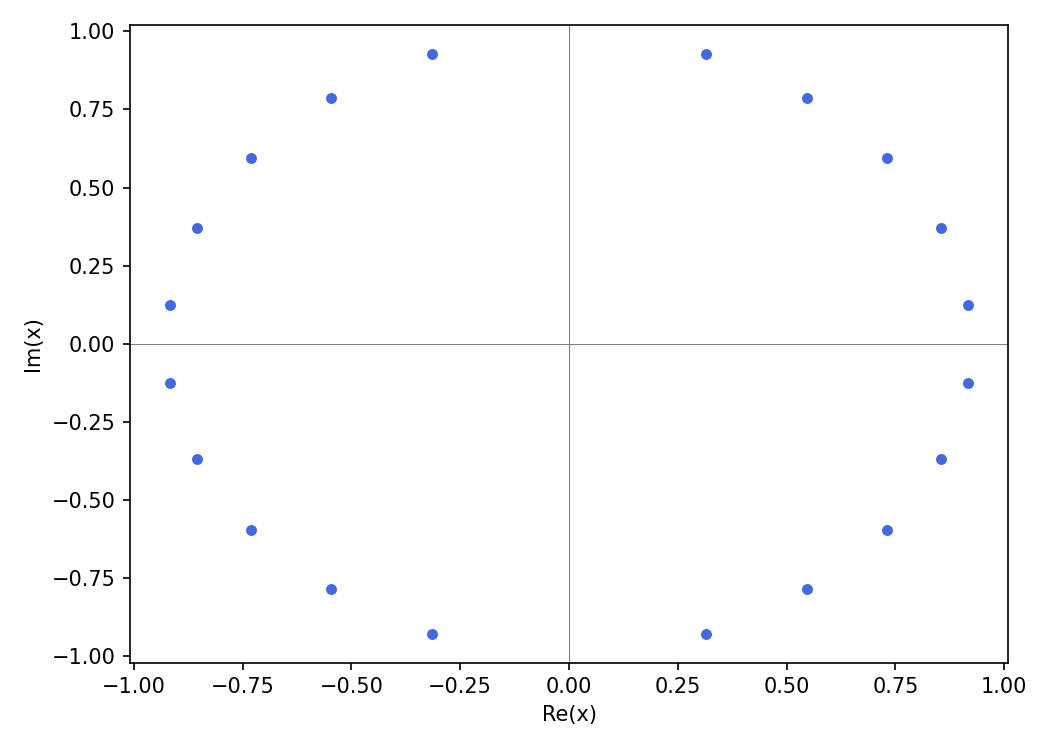

The script that saved this image:
"""Row-N zeros for MP lambda=3/4 family.

p_N(x) = sum_{k=0}^{N} c_{N,k} * Qhat_k(x)

where the MP polynomials Q_n satisfy:
  (n+1) Q_{n+1} = 2x Q_n - (n + 1/2) Q_{n-1}
  Q_0 = 1, Q_1 = 2x

(This is the lambda=3/4 version: the recurrence coefficient changes to n+2lambda-1 = n+1/2.)

Weight W(x) = |Gamma(3/4 + ix)|^2.
Matching: c_{N,k} = int Q_N Q_k W^{3/2} dx / (nrm34_N * nrm34_k).

Since zeros are invariant under overall (k-independent) factor 1/nrm34_N:
  eff. coeff: int Q_N Q_k W^{3/2} dx / nrm34_k.

Target: N=20.
"""
import mpmath as mp
import matplotlib
matplotlib.use("Agg")
import matplotlib.pyplot as plt
from fractions import Fraction
import pickle
import os

mp.mp.dps = 80

NODES = list(range(0, 21, 2)) + [25, 30, 40, 50]
N_TARGET = 20
CACHE_FILE = f"mp34_rowN_{N_TARGET}_cache.pkl"
CACHE_NRMS = f"mp34_nrms_{N_TARGET}.pkl"


def W34(x):
    """Weight for lambda=3/4."""
    g = mp.gamma(mp.mpf(3) / 4 + 1j * x)
    return (g * mp.conj(g)).real


def quadW_half(f):
    """2 * int_0^inf f(x) dx for even integrand."""
    return 2 * mp.quad(f, NODES)


def mp34_poly_coeffs(nmax):
    """Monomial Fraction coefficients of Q_0..Q_nmax (lambda=3/4).
    Recurrence: (n+1) Q_{n+1} = 2x Q_n - (n + 1/2) Q_{n-1}.
    """
    polys = [[Fraction(1)], [Fraction(0), Fraction(2)]]
    for n in range(1, nmax):
        pn, pm = polys[n], polys[n - 1]
        nxt = [Fraction(0)] * (n + 2)
        for j, c in enumerate(pn):
            nxt[j + 1] += 2 * c
        for j, c in enumerate(pm):
            # coefficient is -(n + 2*lambda - 1) = -(n + 1/2) for lambda=3/4
            nxt[j] -= (Fraction(n) + Fraction(1, 2)) * c
        polys.append([x / (n + 1) for x in nxt])
    return polys


def evalQ(n, x):
    """Evaluate Q_n(x) via recurrence (lambda=3/4)."""
    p0, p1 = mp.mpf(1), 2 * x
    if n == 0:
        return p0
    if n == 1:
        return p1
    for j in range(1, n):
        p0, p1 = p1, (2 * x * p1 - (j + mp.mpf(1) / 2) * p0) / (j + 1)
    return p1


print(f"Computing norms nrm34_k for k=0..{N_TARGET}...")
if os.path.exists(CACHE_NRMS):
    with open(CACHE_NRMS, 'rb') as f:
        nrm34 = pickle.load(f)
    print(f"  Loaded {len(nrm34)} norms from cache")
else:
    nrm34 = []
    for k in range(N_TARGET + 1):
        v = quadW_half(lambda x, k=k: evalQ(k, x) ** 2 * W34(x))
        nrm34.append(v)
        if k % 5 == 0:
            print(f"  nrm34[{k}] = {mp.nstr(v, 8)}")
    with open(CACHE_NRMS, 'wb') as f:
        pickle.dump(nrm34, f)
    print(f"  Saved {CACHE_NRMS}")

print(f"\nComputing row-{N_TARGET} coefficients for lambda=3/4...")
if os.path.exists(CACHE_FILE):
    with open(CACHE_FILE, 'rb') as f:
        b_row = pickle.load(f)
    print(f"  Loaded {len(b_row)} coefficients from cache")
else:
    w32 = mp.mpf(3) / 2
    b_row = []
    for k in range(N_TARGET + 1):
        # Parity: Q_n has parity (-1)^n, W34 is even, so b_{N,k}=0 if N+k odd
        if (N_TARGET + k) % 2 == 1:
            b_row.append(mp.mpf(0))
            continue
        v = quadW_half(lambda x, k=k: evalQ(N_TARGET, x) * evalQ(k, x) * mp.power(W34(x), w32))
        b_row.append(v / nrm34[k])
        if k % 5 == 0:
            print(f"  b_{{{N_TARGET},{k}}} = {mp.nstr(b_row[-1], 8)}")
    with open(CACHE_FILE, 'wb') as f:
        pickle.dump(b_row, f)
    print(f"  Saved {CACHE_FILE}")

# Coefficient polynomial: g_N(x) = sum_k bhat_{N,k} x^k with the TRUE
# normalized entries bhat_{N,k} = int Qhat_N Qhat_k W^{3/2}.
# Cached b_row[k] = int Q_N Q_k W^{3/2} / nrm34_k, so up to the
# k-independent factor 1/sqrt(nrm34_N):
#   bhat_{N,k} propto b_row[k] * sqrt(nrm34_k)
print(f"\nComputing zeros of g_{N_TARGET}(x) = sum_k b_{{N,k}} x^k ...")
coeffs = [b_row[k] * mp.sqrt(nrm34[k]) for k in range(N_TARGET + 1)]
while len(coeffs) > 1 and abs(coeffs[-1]) < 1e-100:
    coeffs.pop()
mp.mp.dps = 120
zs = mp.polyroots(coeffs[::-1], maxsteps=300, extraprec=400)
print(f"  {len(zs)} zeros found")

xs = [float(z.real) for z in zs]
ys = [float(z.imag) for z in zs]

fig, ax = plt.subplots(figsize=(7, 5))
ax.scatter(xs, ys, s=18, color="royalblue", zorder=3,
           label=fr"zeros of $g_{{{N_TARGET}}}(x)=\sum_k b_{{{N_TARGET},k}}x^k$")
ax.axhline(0, color="gray", lw=0.5)
ax.axvline(0, color="gray", lw=0.5)
ax.set_xlabel("Re(x)")
ax.set_ylabel("Im(x)")
# legend removed
plt.tight_layout()
plt.savefig("mp34_rowN_zeros.png", dpi=150)
print("Saved mp34_rowN_zeros.png")
